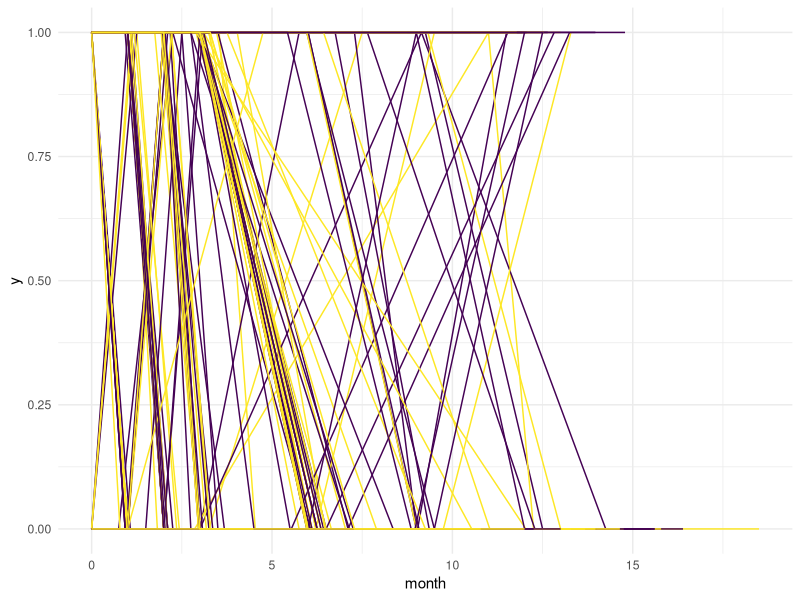

Here is the R script that generated this plot: (Note: this script raises an error after producing the figure.)
## ---- chunk 1
library(tidyverse)
library(viridis)
library(geepack)
library(doBy)
knitr::opts_chunk$set(
	echo = TRUE,
	warning = FALSE,
	message = FALSE,
	fig.width = 8, 
  fig.height = 6,
  out.width = "90%"
)
options(
  ggplot2.continuous.colour = "viridis",
  ggplot2.continuous.fill = "viridis",
  scipen = 999
)
scale_colour_discrete = scale_colour_viridis_d
scale_fill_discrete = scale_fill_viridis_d
theme_set(theme_minimal() + theme(legend.position = "bottom"))
## ---- chunk 2
# data = read.delim(file = "./data/toenail.txt", sep = "", col.names = c("id", "y", "treatment", "month", "visit"), header = TRUE)

data = read_delim(file = "./data/toenail.txt", delim = " ", col_names = c("id", "y", "treatment", "month", "visit"), skip = 1)

data
## ---- chunk 3
data %>% 
  ggplot() +
  geom_path(aes(x = month, y = y, group = id, color = treatment)) +
  theme(legend.position = "none")
## ---- chunk 4
gee1 = geepack::geeglm(y ~ month * treatment, data = data, id = id, family = binomial(link = "logit"), corstr = "exchangeable")
summary(gee1)
## ---- chunk 5
L = matrix(0, ncol = 4, nrow = 1)

L[1, c(4)] = c(1)

L
## ---- chunk 6
esticon(gee1, L=L, joint.test = TRUE)
## ---- chunk 7
gee2 = geepack::geeglm(y ~ month + treatment, data = data, id = id, family = binomial(link = "logit"), corstr = "exchangeable")
summary(gee2)
## ---- chunk 8
df = read_delim(file = "./data/skin.txt", delim = " ", col_names = c("id", "center", "age", "skin", "gender", "exposure", "y", "tr", "year"), skip = 1) %>% 
  mutate(tr = as_factor(tr),
         year = as.numeric(year),
         y = as.numeric(y),
         age = as.numeric(age),
         gender = as_factor(gender),
         skin = as_factor(skin),
         exposure = as.numeric(exposure),
         current_age = age + year - 1)

df
## ---- chunk 9
gee_model1 = geepack::geeglm(y ~ year + tr , data = df, id = id, family = poisson(link = "log"), corstr = "exchangeable")

summary(gee_model1)
## ---- chunk 10
gee_model3 = geepack::geeglm(y ~ skin + age + year + tr + exposure, data = df, id = id, family = poisson(link = "log"), corstr = "unstructured")

summary(gee_model3)
